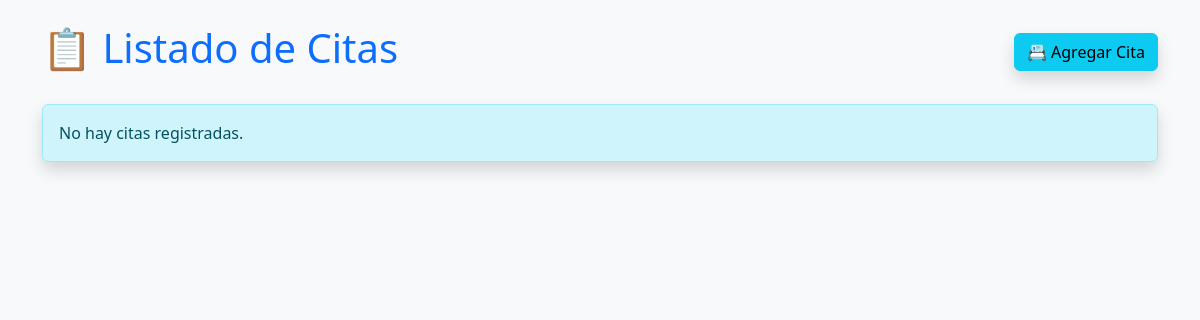
The page /citas/ on the database as committed earlier.
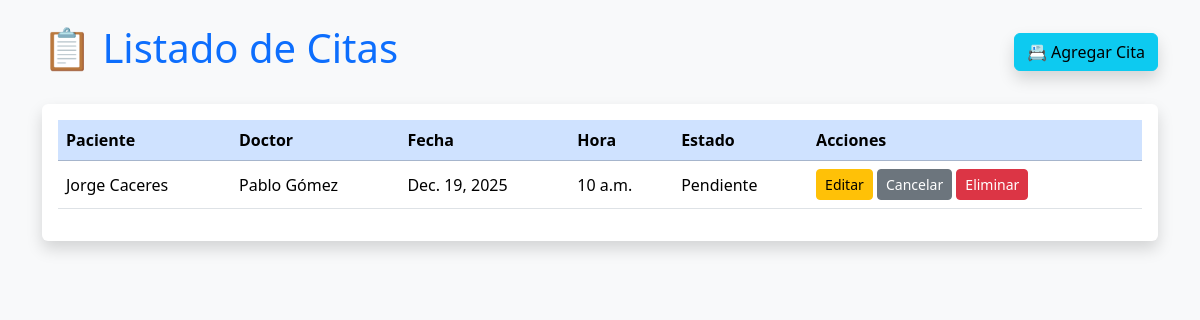
The same page on the database as committed later.
### citas/models.py (models this page shows, shortened)
class Cita(models.Model):
    paciente = models.CharField(max_length=100)
    doctor = models.CharField(max_length=100)
    fecha = models.DateField()
    hora = models.TimeField()
    estado = models.CharField(max_length=20, default='Pendiente')

### citas/views.py (the view)
# urls.py: path('', views.listar_citas, name='listar_cita'),
def listar_citas(request):
    citas = Cita.objects.all()
    return render(request, 'citas/listar_cita.html', {'citas': citas})

### citas/templates/citas/listar_cita.html (shortened to what this page needs)
<!DOCTYPE html>
<html lang="es">
<head>
    <link href="https://cdn.jsdelivr.net/npm/bootstrap@5.3.2/dist/css/bootstrap.min.css" rel="stylesheet">
</head>
<body class="bg-light">
<div class="container py-4">
    <div class="d-flex justify-content-between align-items-center mb-4">
        <h1 class="text-primary">📋 Listado de Citas</h1>
        <a href="{% url 'nueva_cita' %}" class="btn btn-info shadow">📇 Agregar Cita</a>
    </div>
    {% if citas %}
    <div class="table-responsive shadow rounded bg-white p-3">
        <table class="table table-hover align-middle">
            <thead class="table-primary">
                <tr>
                    <th>Paciente</th>
                    <th>Doctor</th>
                    <th>Fecha</th>
                    <th>Hora</th>
                    <th>Estado</th>
                    <th>Acciones</th>
                </tr>
            </thead>
            <tbody>
                {% for cita in citas %}
                <tr>
                    <td>{{ cita.paciente }}</td>
                    <td>{{ cita.doctor }}</td>
                    <td>{{ cita.fecha }}</td>
                    <td>{{ cita.hora }}</td>
                    <td>{{ cita.estado }}</td>
                    <td>
                        <a href="{% url 'editar_cita' cita.id %}" class="btn btn-warning btn-sm">Editar</a>
                        <a href="{% url 'cancelar_cita' cita.id %}" class="btn btn-secondary btn-sm">Cancelar</a>
                        <button type="button" class="btn btn-danger btn-sm" data-bs-toggle="modal" data-bs-target="#eliminarModal{{ cita.id }}">
                            Eliminar
                        </button>
                    </td>
                </tr>
                {% endfor %}
            </tbody>
        </table>
    </div>
    {% else %}
    <div class="alert alert-info shadow rounded">
        No hay citas registradas.
    </div>
    {% endif %}
</div>
</body>
</html>

Rows that differ between the two databases and show on the page:
added Cita: paciente "Jorge Caceres", doctor "Pablo Gómez", fecha "Dec. 19, 2025", hora "10 a.m.", estado "Pendiente"
Other text that changed with them:
text no longer shown: "No hay citas registradas."
text now shown: "Paciente Doctor Fecha Hora Estado Acciones"
